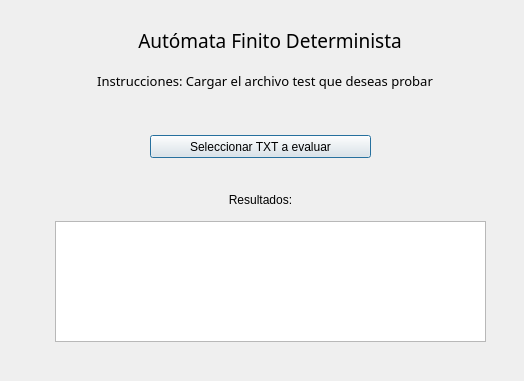
<?xml version="1.0" encoding="UTF-8"?>
<ui version="4.0">
 <class>Dialog</class>
 <widget class="QDialog" name="Dialog">
  <property name="geometry">
   <rect>
    <x>0</x>
    <y>0</y>
    <width>524</width>
    <height>381</height>
   </rect>
  </property>
  <property name="baseSize">
   <size>
    <width>50</width>
    <height>50</height>
   </size>
  </property>
  <property name="windowTitle">
   <string>AFD</string>
  </property>
  <property name="sizeGripEnabled">
   <bool>false</bool>
  </property>
  <widget class="QLabel" name="label">
   <property name="geometry">
    <rect>
     <x>120</x>
     <y>20</y>
     <width>300</width>
     <height>41</height>
    </rect>
   </property>
   <property name="font">
    <font>
     <family>Arial Rounded MT Bold</family>
     <pointsize>14</pointsize>
    </font>
   </property>
   <property name="text">
    <string>Autómata Finito Determinista</string>
   </property>
   <property name="alignment">
    <set>Qt::AlignCenter</set>
   </property>
  </widget>


  <widget class="QLabel" name="label">
   <property name="geometry">
    <rect>
     <x>65</x>
     <y>60</y>
     <width>400</width>
     <height>41</height>
    </rect>
   </property>
   <property name="font">
    <font>
     <family>Arial Rounded MT Bold</family>
     <pointsize>10</pointsize>
    </font>
   </property>
   <property name="text">
    <string>Instrucciones: Cargar el archivo test que deseas probar</string>
   </property>
   <property name="alignment">
    <set>Qt::AlignCenter</set>
   </property>
  </widget>

  <widget class="QPushButton" name="select_test">
   <property name="geometry">
    <rect>
     <x>150</x>
     <y>135</y>
     <width>221</width>
     <height>23</height>
    </rect>
   </property>
   <property name="text">
    <string>Seleccionar TXT a evaluar</string>
   </property>
  </widget>
  
  <widget class="QLabel" name="label_3">
   <property name="geometry">
    <rect>
     <x>180</x>
     <y>190</y>
     <width>161</width>
     <height>20</height>
    </rect>
   </property>
   <property name="font">
    <font>
     <family>Arial</family>
     <pointsize>9</pointsize>
    </font>
   </property>
   <property name="layoutDirection">
    <enum>Qt::LeftToRight</enum>
   </property>
   <property name="text">
    <string>Resultados:</string>
   </property>
   <property name="alignment">
    <set>Qt::AlignCenter</set>
   </property>
  </widget>
  <widget class="QListWidget" name="list_result">
   <property name="geometry">
    <rect>
     <x>55</x>
     <y>221</y>
     <width>431</width>
     <height>121</height>
    </rect>
   </property>
  </widget>
 </widget>
 <resources/>
 <connections/>
</ui>
